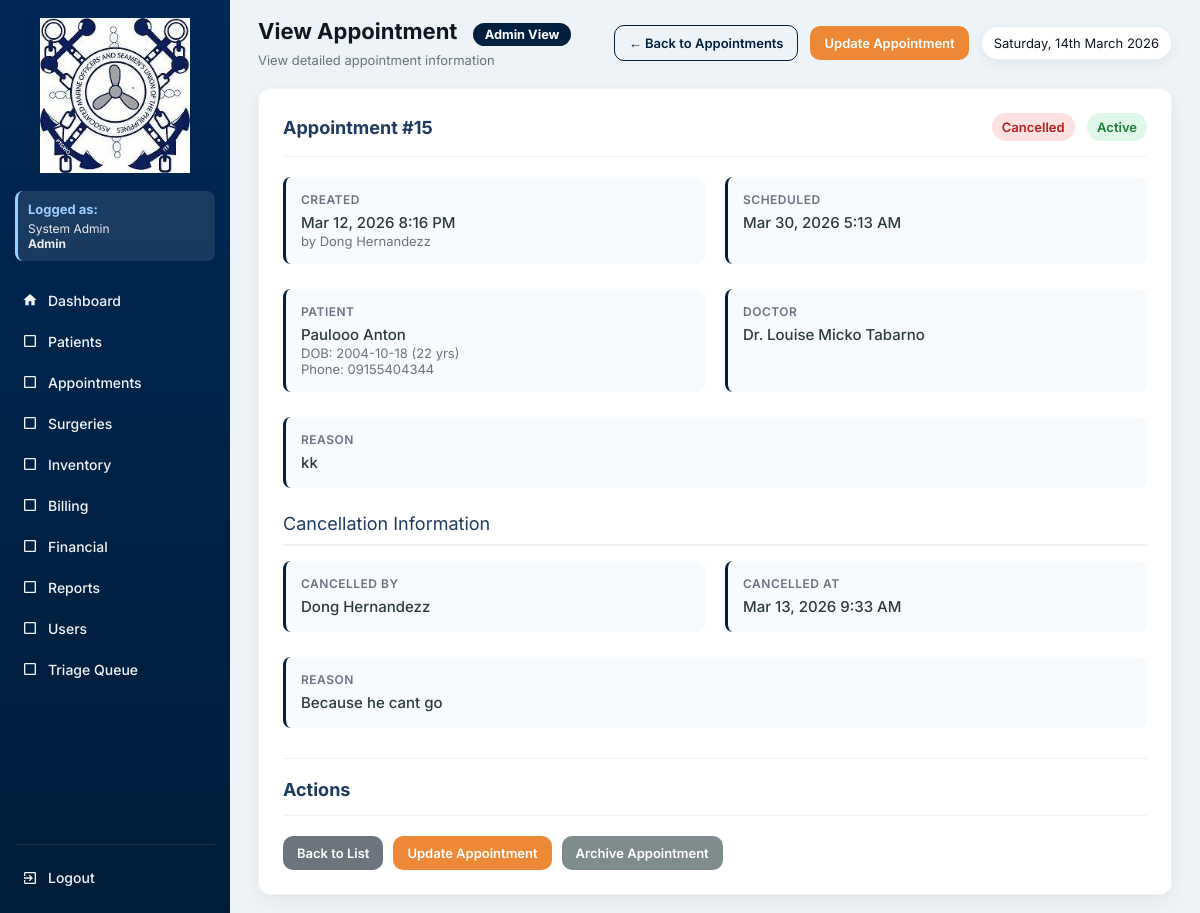
Screenshot of /appointment_view.php?id=15 (signed in) with the database file from the repository.
### tables this page shows
CREATE TABLE `appointments` (
  `id` int(11) NOT NULL,
  `patient_id` int(11) DEFAULT NULL,
  `doctor_id` int(11) DEFAULT NULL,
  `schedule_datetime` datetime DEFAULT NULL,
  `status` enum('Pending','Approved','Completed','Cancelled') DEFAULT 'Pending',
  `approved_by` int(11) DEFAULT NULL,
  `reason` text DEFAULT NULL,
  `is_archived` tinyint(1) DEFAULT 0,
  `archived_at` datetime DEFAULT NULL,
  `archived_by` int(11) DEFAULT NULL,
  `cancelled_by` int(11) DEFAULT NULL,
  `notes` text DEFAULT NULL,
  `created_at` timestamp NOT NULL DEFAULT current_timestamp(),
  `created_by` int(11) DEFAULT NULL,
  `cancelled_at` datetime DEFAULT NULL,
  `cancellation_reason` text DEFAULT NULL,
  `completed_by` int(11) DEFAULT NULL,
  `completed_at` datetime DEFAULT NULL,
  `completion_reason` text DEFAULT NULL,
  `approved_at` datetime DEFAULT NULL
);

CREATE TABLE `users` (
  `id` int(11) NOT NULL,
  `full_name` varchar(150) DEFAULT NULL,
  `username` varchar(100) DEFAULT NULL,
  `password` varchar(255) DEFAULT NULL,
  `role` enum('Admin','Doctor','Nurse','Staff','Inventory','Billing','SocialWorker') NOT NULL,
  `created_at` timestamp NOT NULL DEFAULT current_timestamp(),
  `is_active` tinyint(1) DEFAULT 1,
  `deactivated_at` datetime DEFAULT NULL
);

CREATE TABLE `patients` (
  `id` int(11) NOT NULL,
  `patient_code` varchar(20) DEFAULT NULL,
  `first_name` varchar(100) DEFAULT NULL,
  `last_name` varchar(100) DEFAULT NULL,
  `gender` varchar(10) DEFAULT NULL,
  `sex` enum('Male','Female') DEFAULT NULL,
  `birth_date` date DEFAULT NULL,
  `phone` varchar(50) DEFAULT NULL,
  `address` text DEFAULT NULL,
  `guardian` varchar(100) DEFAULT NULL,
  `blood_type` varchar(10) DEFAULT NULL,
  `weight` decimal(5,2) DEFAULT NULL,
  `height` decimal(5,2) DEFAULT NULL,
  `pulse_rate` int(11) DEFAULT NULL,
  `temperature` decimal(4,2) DEFAULT NULL,
  `guardian_name` varchar(150) DEFAULT NULL,
  `created_at` timestamp NOT NULL DEFAULT current_timestamp(),
  `created_by` int(11) DEFAULT NULL,
  `is_archived` tinyint(1) DEFAULT 0,
  `archived_at` datetime DEFAULT NULL,
  `archived_by` int(11) DEFAULT NULL
);

### functions.php (called while the page is built, shortened)
<?php
function fetchOne($conn, $sql, $types = null, $params = [])
{
    $stmt = $conn->prepare($sql);
    if ($types) {
        $stmt->bind_param($types, ...$params);
    }
    $stmt->execute();
    $res = $stmt->get_result();
    $row = $res->fetch_assoc();
    return $row;
}
?>

### appointment_view.php (the view, shortened to what this page needs)
<?php
require 'config.php';
require 'functions.php';
$current_role = $_SESSION['role'] ?? 'Guest';
$current_name = $_SESSION['name'] ?? 'User';
$role_permissions = [
    'Admin' => [
        'dashboard.php' => 'Dashboard',
        'patients.php' => 'Patients',
        'appointments.php' => 'Appointments',
        'surgeries.php' => 'Surgeries',
        'inventory.php' => 'Inventory',
        'billing.php' => 'Billing',
        'financials.php' => 'Financial',
        'reports.php' => 'Reports',
        'users.php' => 'Users',
        'triage_queue.php' => 'Triage Queue'
    ],
    'Doctor' => [
        'dashboard.php' => 'Dashboard',
        'patients.php' => 'Patients',
        'appointments.php' => 'Appointments',
        'surgeries.php' => 'Surgeries',
        'inventory.php' => 'Inventory',
        'reports.php' => 'Reports',
        'triage_queue.php' => 'Triage Queue'
    ],
    'Nurse' => [
        'dashboard.php' => 'Dashboard',
        'patients.php' => 'Patients',
        'appointments.php' => 'Appointments',
        'inventory.php' => 'Inventory',
        'reports.php' => 'Reports',
        'triage_queue.php' => 'Triage Queue'
    ],
    'Staff' => [
        'dashboard.php' => 'Dashboard',
        'patients.php' => 'Patients',
        'appointments.php' => 'Appointments',
        'reports.php' => 'Reports'
    ],
    'Inventory' => [
        'dashboard.php' => 'Dashboard',
        'inventory.php' => 'Inventory',
        'reports.php' => 'Reports'
    ],
    'Billing' => [
        'dashboard.php' => 'Dashboard',
        'billing.php' => 'Billing',
        'financials.php' => 'Financial',
        'reports.php' => 'Reports'
    ],
    'SocialWorker' => [
        'dashboard.php' => 'Dashboard',
        'financials.php' => 'Financial',
        'reports.php' => 'Reports'
    ]
];
$allowed_pages = $role_permissions[$current_role] ?? ['dashboard.php' => 'Dashboard'];
$id = (int)$_GET['id'];
$current_user_id = $_SESSION['user_id'] ?? 0;
$current_user = fetchOne($conn, "SELECT role FROM users WHERE id = ?", "i", [$current_user_id]);
$is_admin = ($current_user['role'] ?? '') === 'Admin';
$appointment = fetchOne($conn, "
    SELECT
        a.*,
        p.first_name AS patient_first, p.last_name AS patient_last,
        p.phone AS patient_phone, p.birth_date AS patient_birth_date,
        u.full_name AS doctor_name,
        creator.full_name AS created_by_name,
        approver.full_name AS approved_by_name,
        canceller.full_name AS cancelled_by_name,
        completer.full_name AS completed_by_name,
        arch_user.full_name AS archived_by_name
    FROM appointments a
    LEFT JOIN patients p ON a.patient_id = p.id
    LEFT JOIN users u ON a.doctor_id = u.id
    LEFT JOIN users creator ON a.created_by = creator.id
    LEFT JOIN users approver ON a.approved_by = approver.id
    LEFT JOIN users canceller ON a.cancelled_by = canceller.id
    LEFT JOIN users completer ON a.completed_by = completer.id
    LEFT JOIN users arch_user ON a.archived_by = arch_user.id
    WHERE a.id = ?
", "i", [$id]);
function formatDate($datetime) {
    return $datetime ? date('M j, Y g:i A', strtotime($datetime)) : 'N/A';
}
function statusClass($status) {
    return [
        'Pending'   => 'pending',
        'Approved'  => 'approved',
        'Completed' => 'completed',
        'Cancelled' => 'cancelled'
    ][$status] ?? 'pending';
}
$is_archived = !empty($appointment['is_archived']);
$archived_class = $is_archived ? 'archived' : 'active';
$archived_text = $is_archived ? 'Archived' : 'Active';
$patient_age = $appointment['patient_birth_date']
    ? (date('Y') - date('Y', strtotime($appointment['patient_birth_date'])))
    : 'N/A';
?>
<!DOCTYPE html>
<html lang="en">
<head>
</head>
<body>
<div class="app">
  <aside class="sidebar" id="sidebar">
    <div class="logo-wrap"><a href="dashboard.php"><img src="logo.jpg" alt="Logo"></a></div>
    <div class="user-info">
      <h4>Logged as:</h4>
      <p><?= htmlspecialchars($current_name) ?><br><strong><?= htmlspecialchars($current_role) ?></strong></p>
    </div>
    <nav class="menu">
      <a href="dashboard.php" class="menu-item <?= basename($_SERVER['PHP_SELF'])=='dashboard.php'?'active':'' ?>">
        <span class="icon"><svg viewBox="0 0 24 24" fill="currentColor"><path d="M10 20v-6h4v6h5v-8h3L12 3 2 12h3v8z"/></svg></span> Dashboard
      </a>
      <?php foreach($allowed_pages as $page => $label): if($page !== 'dashboard.php'): ?>
        <a href="<?= $page ?>" class="menu-item <?= basename($_SERVER['PHP_SELF'])==$page?'active':'' ?>">
          <span class="icon">
            <?php
            $icons = [
              'patients.php' => '<svg viewBox="0 0 24 24" fill="currentColor"><path d="M12 12c2.21 0 4-1.79 4-4s-1.79-4-4-4-4 1.79-4 4 1.79 4 4 4zm0 2c-2.67 0-8 1.34-8 4v2h16v-2c0-2.66-5.33-4-8-4z"/></svg>',
              'appointments.php' => '<svg viewBox="0 0 24 24" fill="currentColor"><path d="M19 3h-1V1h-2v2H8V1H6v2H5c-1.11 0-1.99.9-1.99 2L3 19c0 1.1.89 2 2 2h14c1.1 0 2-.9 2-2V5c0-1.1-.9-2-2-2zm0 16H5V8h14v11zM7 10h5v5H7z"/></svg>',
              'surgeries.php' => '<svg viewBox="0 0 24 24" fill="currentColor"><path d="M12 2C8.13 2 5 5.13 5 9c0 5.25 7 13 7 13s7-7.75 7-13c0-3.87-3.13-7-7-7zm0 9.5c-1.38 0-2.5-1.12-2.5-2.5s1.12-2.5 2.5-2.5 2.5 1.12 2.5 2.5-1.12 2.5-2.5 2.5z"/></svg>',
              'inventory.php' => '<svg viewBox="0 0 24 24" fill="currentColor"><path d="M20 8h-3V4H7v4H4v14h16V8zM9 6h6v2H9V6zm11 14H4v-9h16v9zm-7-7H8v-2h5v2z"/></svg>',
              'billing.php' => '<svg viewBox="0 0 24 24" fill="currentColor"><path d="M11.8 10.9c-2.27-.59-3-1.2-3-2.15 0-1.09 1.01-1.85 2.7-1.85 1.78 0 2.44.85 2.5 2.1h2.21c-.07-1.72-1.12-3.3-3.21-3.81V3h-3v2.16c-1.94.42-3.5 1.68-3.5 3.61 0 2.31 1.91 3.46 4.7 4.13 2.5.6 3 1.48 3 2.41 0 .69-.49 1.79-2.7 1.79-2.06 0-2.87-.92-2.98-2.1h-2.2c.12 2.19 1.76 3.42 3.68 3.83V21h3v-2.15c1.95-.37 3.5-1.5 3.5-3.55 0-2.84-2.43-3.81-4.7-4.4z"/></svg>',
              'financials.php' => '<svg viewBox="0 0 24 24" fill="currentColor"><path d="M3 13h8V3H3v10zm0 8h8v-6H3v6zm10 0h8V11h-8v10zm0-18v6h8V3h-8z"/></svg>',
              'reports.php' => '<svg viewBox="0 0 24 24" fill="currentColor"><path d="M19 3H5c-1.1 0-2 .9-2 2v14c0 1.1.9 2 2 2h14c1.1 0 2-.9 2-2V5c0-1.1-.9-2-2-2zM9 17H7v-7h2v7zm4 0h-2V7h2v10zm4 0h-2v-4h2v4z"/></svg>',
              'users.php' => '<svg viewBox="0 0 24 24" fill="currentColor"><path d="M16 11c1.66 0 2.99-1.34 2.99-3S17.66 5 16 5c-1.66 0-3 1.34-3 3s1.34 3 3 3zm-8 0c1.66 0 2.99-1.34 2.99-3S9.66 5 8 5C6.34 5 5 6.34 5 8s1.34 3 3 3zm0 2c-2.33 0-7 1.17-7 3.5V19h14v-2.5c0-2.33-4.67-3.5-7-3.5zm8 0c-.29 0-.62.02-.97.05 1.16.84 1.97 1.97 1.97 3.45V19h6v-2.5c0-2.33-4.67-3.5-7-3.5z"/></svg>',
              'triage_queue.php' => '<svg viewBox="0 0 24 24" fill="currentColor"><path d="M12 2C6.48 2 2 6.48 2 12s4.48 10 10 10 10-4.48 10-10S17.52 2 12 2zm-2 15l-5-5 1.41-1.41L10 14.17l7.59-7.59L19 8l-9 9z"/></svg>'
            ];
            echo $icons[$page] ?? '<svg viewBox="0 0 24 24" fill="currentColor"><path d="M19 5v14H5V5h14m0-2H5c-1.1 0-2 .9-2 2v14c0 1.1.9 2 2 2h14c1.1 0 2-.9 2-2V5c0-1.1-.9-2-2-2z"/></svg>';
            ?>
          </span> <?= $label ?>
        </a>
      <?php endif; endforeach; ?>
    </nav>
    <div class="sidebar-bottom">
      <a href="logout.php" class="menu-item">
        <span class="icon"><svg viewBox="0 0 24 24" fill="currentColor"><path d="M10.09 15.59L11.5 17l5-5-5-5-1.41 1.41L12.67 11H3v2h9.67l-2.58 2.59zM19 3H5c-1.11 0-2 .9-2 2v4h2V5h14v14H5v-4H3v4c0 1.1.89 2 2 2h14c1.1 0 2-.9 2-2V5c0-1.1-.9-2-2-2z"/></svg></span> Logout
      </a>
    </div>
  </aside>
  <div class="main">
    <div class="topbar">
      <div class="top-left">
        <h1>View Appointment
          <span class="role-badge role-<?= strtolower($current_role) ?>"><?= htmlspecialchars($current_role) ?> View</span>
        </h1>
        <p>View detailed appointment information</p>
      </div>
      <div class="top-actions">
        <a href="appointments.php" class="btn btn-outline">&larr; Back to Appointments</a>
        <?php if (!$is_archived && $current_role !== 'Doctor'):  ?>
          <a href="appointment_form.php?id=<?= $id ?>" class="btn" style="background:#ed8936;">Update Appointment</a>
        <?php endif; ?>
        <div class="date-pill"><?= date('l, jS F Y') ?></div>
      </div>
    </div>
    <div class="appointment-card">
      <div class="appointment-header">
        <h3>Appointment #<?= $appointment['id'] ?></h3>
        <div>
          <span class="status <?= statusClass($appointment['status']) ?>"><?= $appointment['status'] ?></span>
          <span class="status <?= $archived_class ?>" style="margin-left:8px;"><?= $archived_text ?></span>
        </div>
      </div>
      <div class="patient-info-grid">
        <div class="info-group">
          <div class="info-label">Created</div>
          <div class="info-value"><?= formatDate($appointment['created_at']) ?></div>
          <div style="font-size:13px; color:#6b7280;">by <?= htmlspecialchars($appointment['created_by_name'] ?? 'N/A') ?></div>
        </div>
        <div class="info-group">
          <div class="info-label">Scheduled</div>
          <div class="info-value"><?= formatDate($appointment['schedule_datetime']) ?></div>
        </div>
      </div>
      <div class="patient-info-grid">
        <div class="info-group">
          <div class="info-label">Patient</div>
          <div class="info-value"><?= htmlspecialchars($appointment['patient_first'] . ' ' . $appointment['patient_last']) ?></div>
          <div style="font-size:13px; color:#6b7280;">
            DOB: <?= htmlspecialchars($appointment['patient_birth_date'] ?? 'N/A') ?> (<?= $patient_age ?> yrs)<br>
            Phone: <?= htmlspecialchars($appointment['patient_phone'] ?? 'N/A') ?>
          </div>
        </div>
        <div class="info-group">
          <div class="info-label">Doctor</div>
          <div class="info-value"><?= htmlspecialchars($appointment['doctor_name'] ?? 'N/A') ?></div>
        </div>
      </div>
      <div class="info-group" style="margin-bottom:20px;">
        <div class="info-label">Reason</div>
        <div class="info-value"><?= nl2br(htmlspecialchars($appointment['reason'] ?? 'No reason provided.')) ?></div>
      </div>
      <?php if ($appointment['status'] == 'Cancelled' && !empty($appointment['cancelled_by'])): ?>
      <div class="section-title">Cancellation Information</div>
      <div class="patient-info-grid">
        <div class="info-group">
          <div class="info-label">Cancelled by</div>
          <div class="info-value"><?= htmlspecialchars($appointment['cancelled_by_name'] ?? 'Unknown') ?></div>
        </div>
        <div class="info-group">
          <div class="info-label">Cancelled at</div>
          <div class="info-value"><?= formatDate($appointment['cancelled_at']) ?></div>
        </div>
      </div>
      <div class="info-group" style="margin-top:10px;">
        <div class="info-label">Reason</div>
        <div class="info-value"><?= nl2br(htmlspecialchars($appointment['cancellation_reason'] ?? 'N/A')) ?></div>
      </div>
      <?php endif; ?>
      <div class="appointment-header" style="margin-top:30px; border-top:1px solid #eef2f7; padding-top:20px;">
        <h3>Actions</h3>
      </div>
      <div style="display:flex; gap:10px; margin-top:20px;">
        <a href="appointments.php" class="btn" style="background:#6c757d;">Back to List</a>
        <?php if (!$is_archived && $current_role !== 'Doctor'): ?>
          <a href="appointment_form.php?id=<?= $id ?>" class="btn" style="background:#ed8936;">Update Appointment</a>
        <?php endif; ?>
        <?php if ($is_admin): ?>
          <?php if ($is_archived): ?>
            <a href="appointments.php?restore=<?= $id ?>" class="btn" style="background:#95a5a6;" onclick="return confirm('Restore this appointment?')">Restore Appointment</a>
          <?php else: ?>
            <a href="appointments.php?archive=<?= $id ?>" class="btn" style="background:#7f8c8d;" onclick="return confirm('Archive this appointment?')">Archive Appointment</a>
          <?php endif; ?>
        <?php endif; ?>
      </div>
    </div>
  </div>
</div>
</body>
</html>

### rows the page displays
appointments: id "15", status "Cancelled", is_archived "Active", created_at "Mar 12, 2026 8:16 PM", cancelled_by.full_name "Dong Hernandezz", schedule_datetime "Mar 30, 2026 5:13 AM", patient.last_name "Paulooo Anton", patient.birth_date "2004-10-18", patient.birth_date "22", patient.phone "09155404344", doctor.full_name "Dr. Louise Micko Tabarno", reason "kk", cancelled_at "Mar 13, 2026 9:33 AM", cancellation_reason "Because he cant go"

### other values shown
$current_name "System Admin"
$current_role "Admin"
$label "Patients"
$label "Appointments"
$label "Surgeries"
$label "Inventory"
$label "Billing"
$label "Financial"
$label "Reports"
$label "Users"
$label "Triage Queue"
